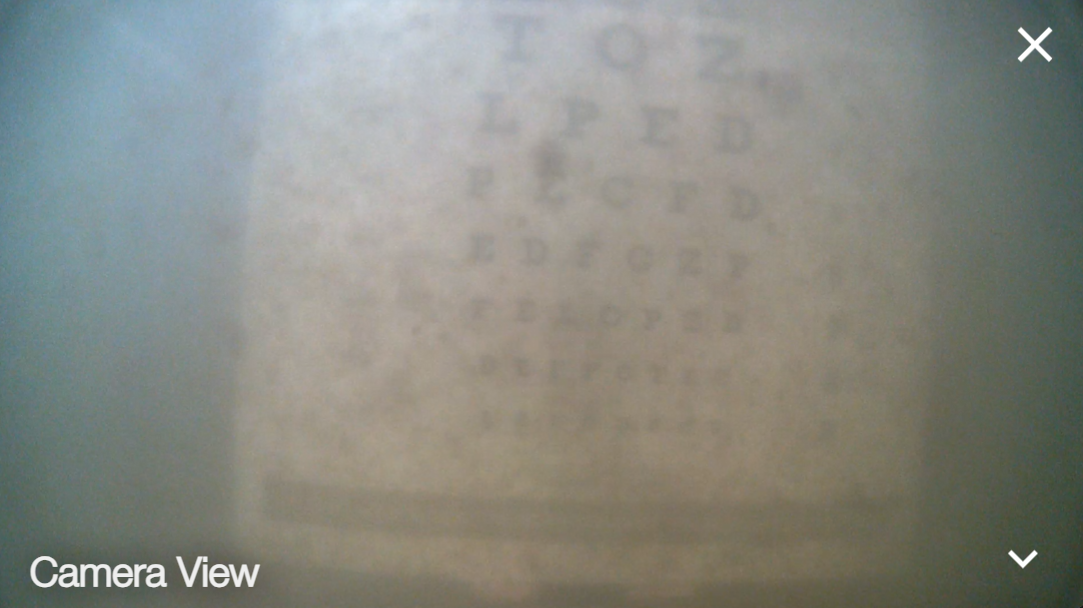
#> input picture Sample Images/Turbid1.png, 1083 x 608 px, found by its file name
$ python imageprocessing.py   (older library calls are emulated)
#> lines starting #> are read from the running program, lines starting #| are printed output that depends on the picture
#> further down, image is the input picture: shape (608, 1083, 3); mean B, G, R 131.1, 138.3, 136.1
# # Ruth, uncomment these next two lines:
# import sys
# sys.path.append(r"c:\users\ruth\appdata\local\packages\pythonsoftwarefoundation.python.3.12_qbz5n2kfra8p0\localcache\local-packages\python312\site-packages")  # Replace with your actual path

import cv2
import numpy as np

def enhance_image(img):
    # Step 1: Read and Preprocess the Image
    #img = cv2.imread(image_path)
    img = cv2.cvtColor(img, cv2.COLOR_BGR2RGB)  # Convert from BGR to RGB
    # Step 2: White Balance Adjustment
    def white_balance(img):
        # Compute the average color of each channel
        avg_b, avg_g, avg_r = np.mean(img, axis=(0, 1))
#> avg_b = 136.1; avg_g = 138.3; avg_r = 131.1
        # Scale each channel
        img[:, :, 0] = np.clip(img[:, :, 0] * (avg_r / avg_b), 0, 255)
        img[:, :, 1] = np.clip(img[:, :, 1] * (avg_r / avg_g), 0, 255)
        return img
    img = white_balance(img)
    # Step 3: Dark Channel Prior for Dehazing
    def dark_channel_prior(img, patch_size=15):
        # Min value in RGB channels per patch to get the dark channel
#> called with patch_size = 15
        dark_channel = cv2.min(cv2.min(img[:, :, 0], img[:, :, 1]), img[:, :, 2])
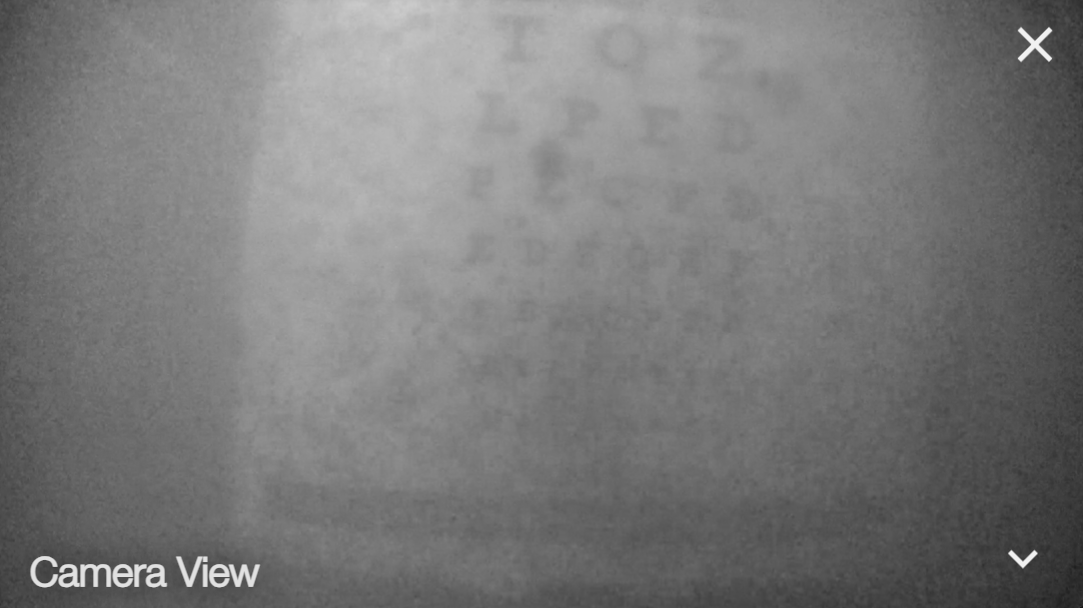
#> dark_channel: shape (608, 1083); min 24, max 241, mean 121.9
        kernel = cv2.getStructuringElement(cv2.MORPH_RECT, (patch_size, patch_size))
        return cv2.erode(dark_channel, kernel)
    dark_channel = dark_channel_prior(img)
    # Estimate atmospheric light
    def atmospheric_light(img, dark_channel):
        flat_img = img.reshape(-1, 3)
        flat_dark = dark_channel.ravel()
        # Choose the top 0.1% brightest pixels in the dark channel
        num_pixels = int(0.001 * len(flat_dark))
#> num_pixels = 658
        indices = np.argsort(flat_dark)[-num_pixels:]
#> indices = 658 values, max 42650 at index 36, min 348 at index 69, mean 9294.2
        A = np.mean(flat_img[indices], axis=0)
#> A = [197, 205.1, 227.6]
        return A
    A = atmospheric_light(img, dark_channel)
#> A = [197, 205.1, 227.6]
    # Transmission estimation
    def estimate_transmission(img, A, omega=0.95):
#> called with A = array of shape (3,), omega = 0.95
        norm_img = img / A  # Normalize image with atmospheric light
        dark_channel = dark_channel_prior(norm_img)
        transmission = 1 - omega * dark_channel
        return transmission
    transmission = estimate_transmission(img, A)
    # Soft matting (Guided Filtering)
    def guided_filter(I, p, radius=60, epsilon=1e-3):
#> called with radius = 60, epsilon = 0.001
        mean_I = cv2.boxFilter(I, cv2.CV_64F, (radius, radius))
        mean_p = cv2.boxFilter(p, cv2.CV_64F, (radius, radius))
        mean_Ip = cv2.boxFilter(I * p, cv2.CV_64F, (radius, radius))
        cov_Ip = mean_Ip - mean_I * mean_p
        mean_II = cv2.boxFilter(I * I, cv2.CV_64F, (radius, radius))
        var_I = mean_II - mean_I * mean_I
        a = cov_Ip / (var_I + epsilon)
        b = mean_p - a * mean_I
        mean_a = cv2.boxFilter(a, cv2.CV_64F, (radius, radius))
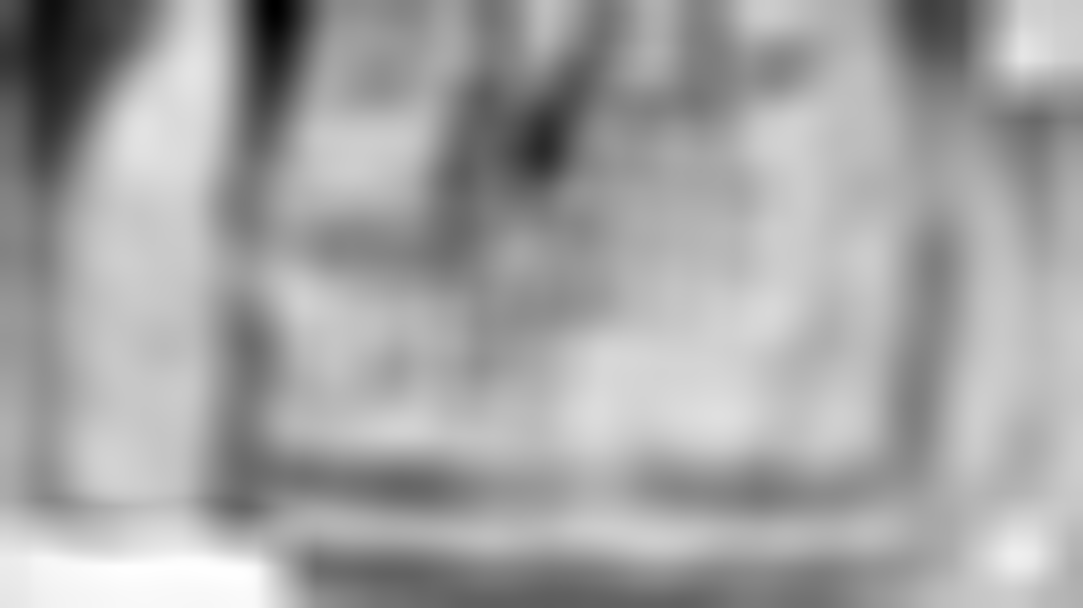
#> mean_a: shape (608, 1083) float64; min -0.659, max 0.0349, mean -0.213; drawn with min black and max white
        mean_b = cv2.boxFilter(b, cv2.CV_64F, (radius, radius))
        q = mean_a * I + mean_b
        return q
    # Refine transmission map using guided filter
    gray_img = cv2.cvtColor(img, cv2.COLOR_RGB2GRAY) / 255.0
    transmission_refined = guided_filter(gray_img, transmission)
    # Recover the scene radiance
    def recover_scene(img, A, t, t0=0.1):
#> called with A = array of shape (3,), t0 = 0.1
        t = np.maximum(t, t0)  # Avoid division by zero
        J = (img - A) / t[:, :, None] + A
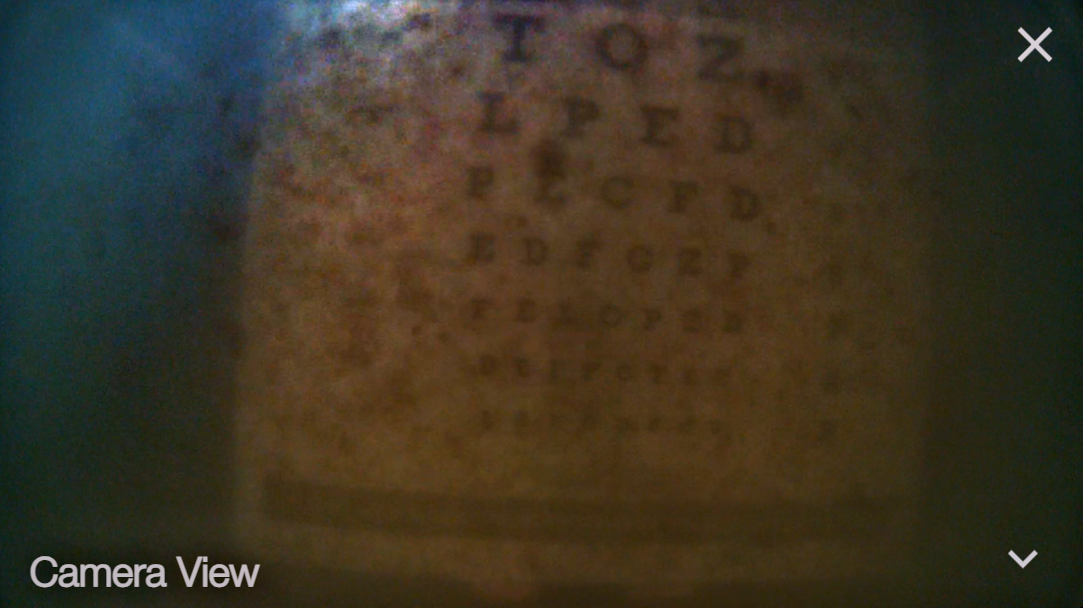
#> J: shape (608, 1083, 3) float64; mean R, G, B 69.4, 60.1, 40.1; drawn with min black and max white
        return np.clip(J, 0, 255).astype(np.uint8)
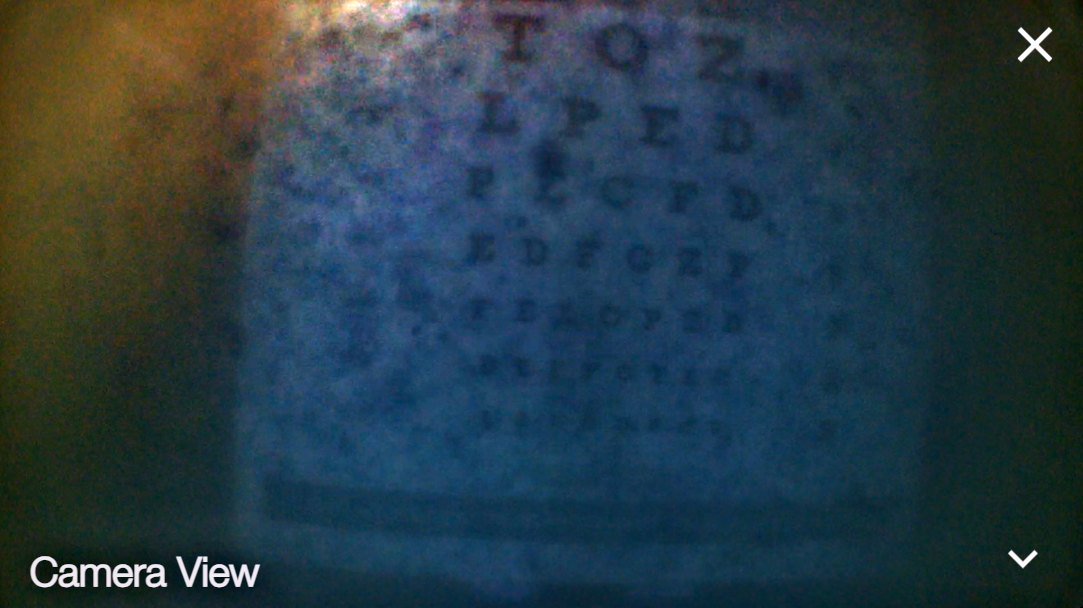
#> returned value: shape (608, 1083, 3); mean of channels 0, 1, 2 68.9, 59.6, 39.6; drawn as B, G, R
    recovered_img = recover_scene(img, A, transmission_refined)
    # Step 4: Contrast Limited Adaptive Histogram Equalization (CLAHE)
    lab_img = cv2.cvtColor(recovered_img, cv2.COLOR_RGB2LAB)
#> lab_img: shape (608, 1083, 3); mean of channels 0, 1, 2 65.8, 130.3, 142.3
    l, a, b = cv2.split(lab_img)
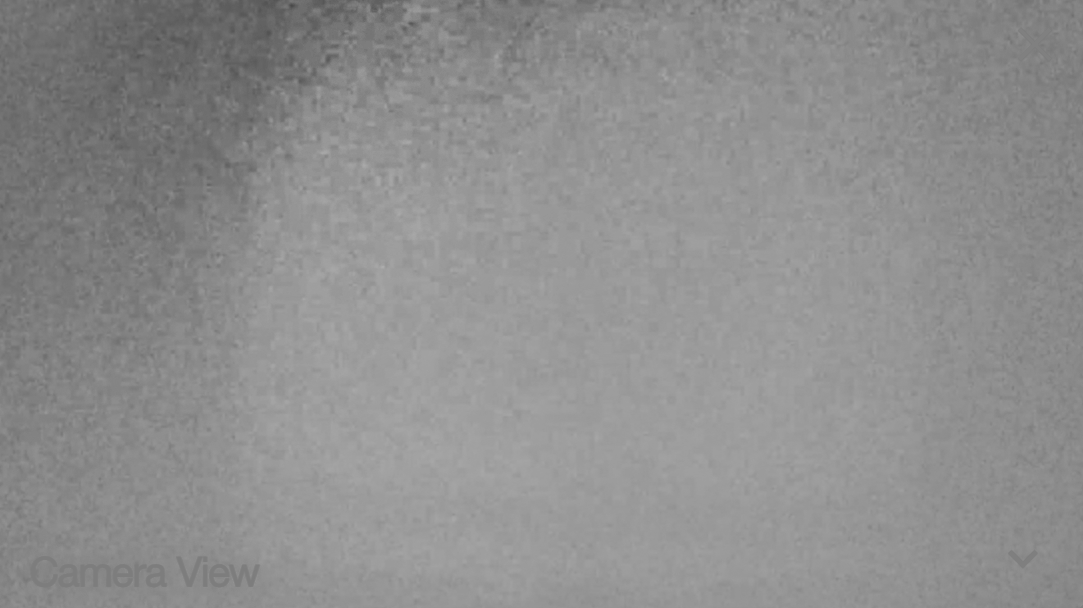
#> b: shape (608, 1083); min 73, max 172, mean 142.3
    clahe = cv2.createCLAHE(clipLimit=2.0, tileGridSize=(8, 8))
    l = clahe.apply(l)
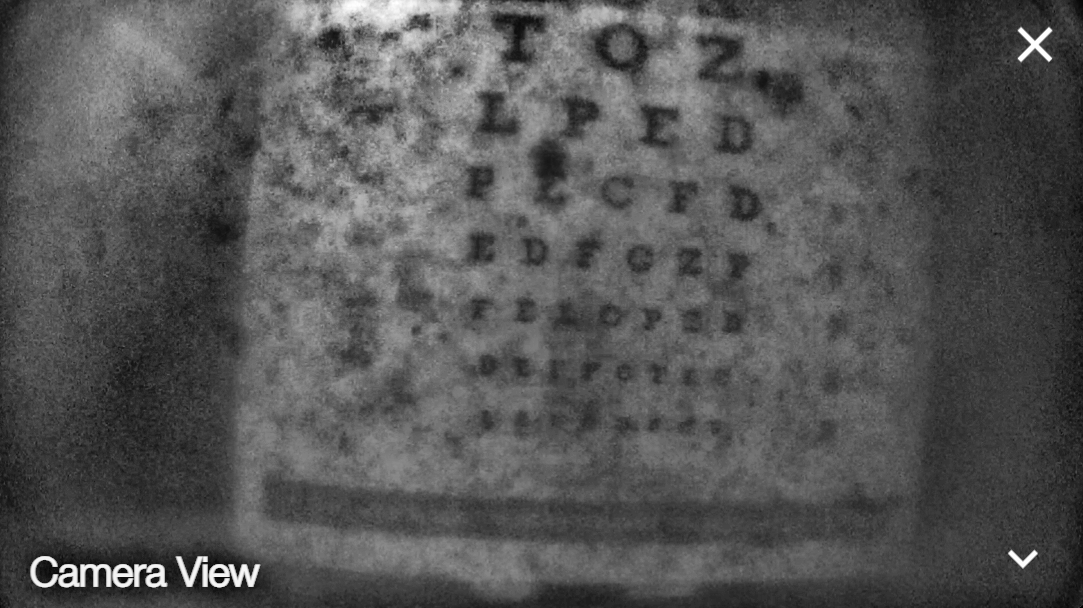
#> l: shape (608, 1083); min 1, max 255, mean 85.2
    lab_img = cv2.merge((l, a, b))
#> lab_img: shape (608, 1083, 3); mean of channels 0, 1, 2 85.2, 130.3, 142.3
    enhanced_img = cv2.cvtColor(lab_img, cv2.COLOR_LAB2RGB)
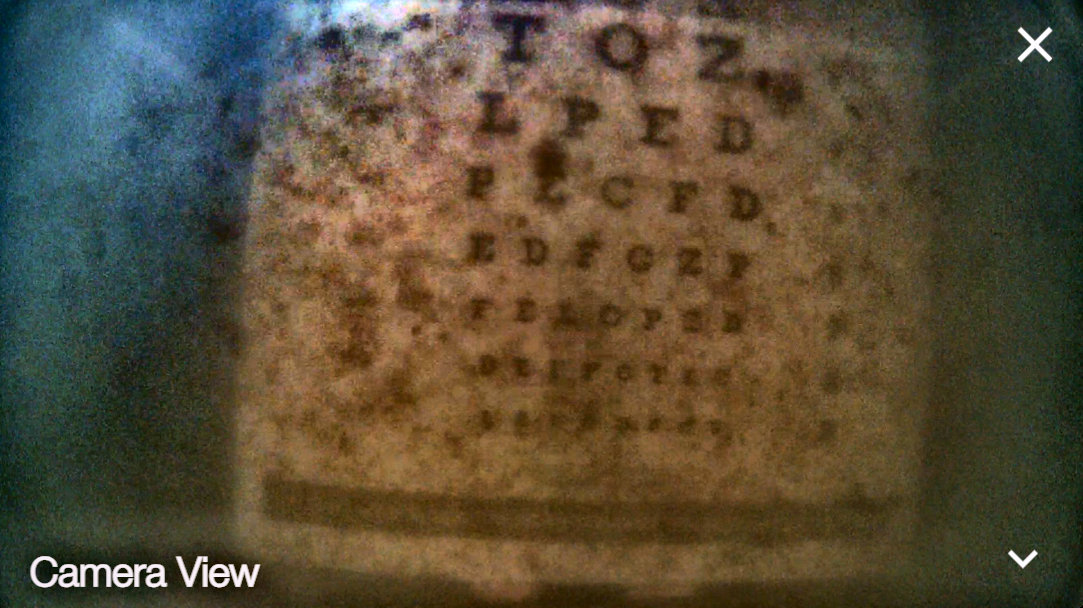
#> enhanced_img: shape (608, 1083, 3); mean R, G, B 87.9, 77.3, 56.6
    return enhanced_img

# Usage
# # for Ruth:
# image_path = r"C:\Users\Ruth\Downloads\turbid.png"  # Replace with your image path

# for Taylor:
#image_path = r"C:\Users\tgfox\OneDrive\Documents\Turbid_Water\Turbid1.png"

#for Corrina
image_path = r"C:\Users\corri\OneDrive\Documents\GitHub\pinkteam\Sample Images\Turbid1.png"
image = cv2.imread(image_path)

if __name__=="__main__":
    enhanced_img = enhance_image(image)
    # Display the original and enhanced images
    cv2.imshow("Enhanced Image", enhanced_img)
    cv2.waitKey(0)
    cv2.destroyAllWindows()
